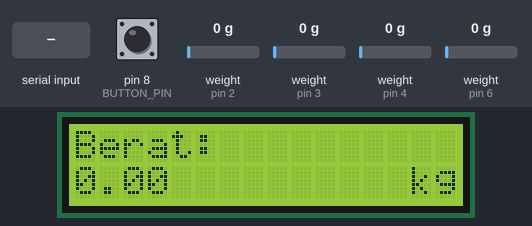
Bench run of a sketch on a simulated Arduino Uno, built with avr-gcc and run on an emulated ATmega328P. Parts: 16×2 character LCD. The inputs (shaded band) are chosen by the test bench; at power-on: pin 8 (BUTTON_PIN) HIGH, weight on the scale (sensors on pin 2, pin 3, pin 4, pin 6) 0 g. What the sketch prints to the serial monitor is not drawn.

Above: at 13.4 s.
13.5 s: pin 8 (BUTTON_PIN) pulled LOW for 0.15 s
At 14.1 s:
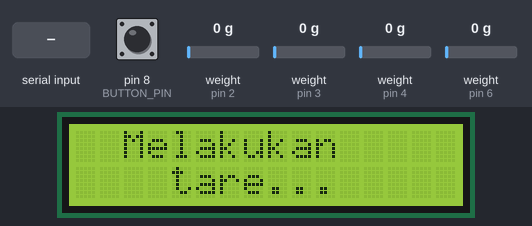
16.6 s: "t" received over Serial
At 19.4 s:
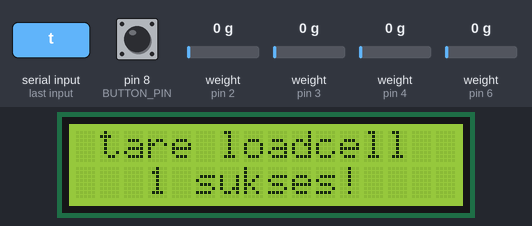
19.6 s: weight on the scale (sensor on pin 2) set to 100 g
22.6 s: weight on the scale (sensor on pin 3) set to 100 g
At 23.4 s:
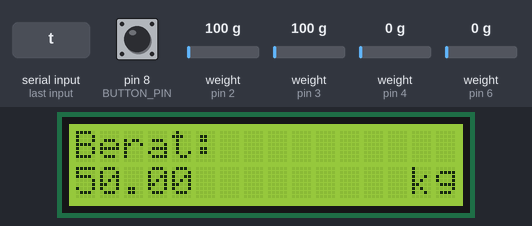
24.3 s: weight on the scale (sensor on pin 4) set to 100 g
At 24.7 s:
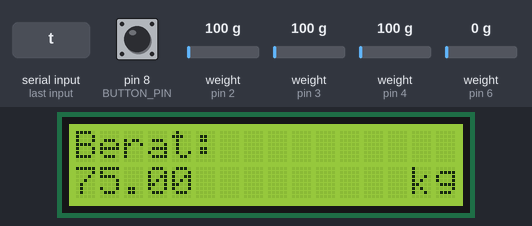
25.9 s: weight on the scale (sensor on pin 6) set to 100 g
At 27.2 s:
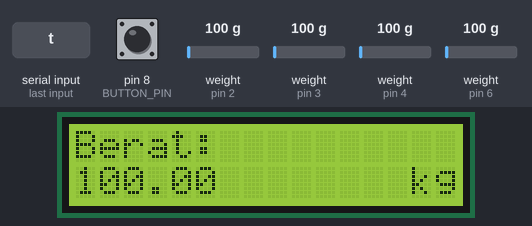
Timing chart, 0 to 28.5 s (numbered marks = the images above; inputs shaded):
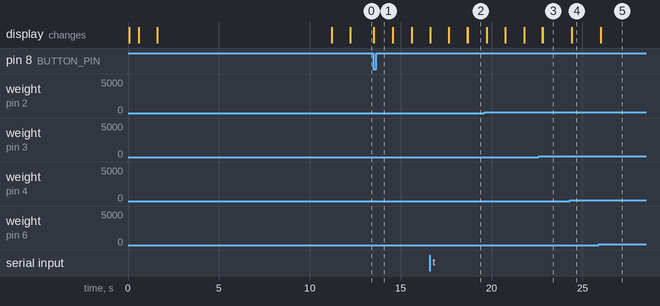

Measured:
- after the input at 13.5 s, the display: changes at once (image 1)
- after the input at 24.3 s, the display: changes after 0.12 s (image 4)
- after the input at 25.9 s, the display: changes after 0.12 s (image 5)

The sketch:

multiple_load_cell_arduino_nano.ino
```cpp
#include <HX711_ADC.h>
#include <LiquidCrystal_I2C.h>
#include <Pushbutton.h>

LiquidCrystal_I2C lcd(0x27, 16, 2);

//Button
#define BUTTON_PIN 8
Pushbutton button(BUTTON_PIN);

// pIN Hx711
const int HX711_dout_1 = 4; //mcu > HX711 no 1 dout pin
const int HX711_sck_1 = 5; //mcu > HX711 sck pin
const int HX711_dout_2 = 2; //mcu > HX711 no 2 dout pin
const int HX711_dout_3 = 6; //mcu > HX711 no 3 dout pin
const int HX711_dout_4 = 3; //mcu > HX711 no 4 dout pin

// PIN HX711 (dout pin, sck pin)
HX711_ADC LoadCell_1(HX711_dout_1, HX711_sck_1); //HX711 1
HX711_ADC LoadCell_2(HX711_dout_2, HX711_sck_1); //HX711 2
HX711_ADC LoadCell_3(HX711_dout_3, HX711_sck_1); //HX711 3
HX711_ADC LoadCell_4(HX711_dout_4, HX711_sck_1); //HX711 3

unsigned long t = 0;

void setup() {
  Serial.begin(57600);
  delay(10);
  Serial.println();
  Serial.println("Starting...");

  // Inisialisasi LCD 16x02
  lcd.init();
  lcd.clear();
  lcd.backlight();
  delay(500);
  lcd.setCursor(4, 0);
  lcd.print("Memulai");
  lcd.setCursor(3, 1);
  lcd.print("Startup...");
  delay(1000);
  lcd.clear();

  float calibrationValue_1;
  float calibrationValue_2;
  float calibrationValue_3;
  float calibrationValue_4;

  // ganti sesuai dengan kalibrasi tiap sensor
  calibrationValue_1 = -870.92;
  calibrationValue_2 = -920.32;
  calibrationValue_3 = -765.57;
  calibrationValue_4 = -784.43;

  // inisialisasi sensor load cell
  LoadCell_1.begin();
  LoadCell_2.begin();
  LoadCell_3.begin();
  LoadCell_4.begin();

  // Menset ke zero dan stabilisasi pembacaan
  unsigned long stabilizingtime = 2000;
  boolean _tare = true;
  byte loadcell_1_rdy = 0;
  byte loadcell_2_rdy = 0;
  byte loadcell_3_rdy = 0;
  byte loadcell_4_rdy = 0;
  while ((loadcell_1_rdy + loadcell_2_rdy + loadcell_3_rdy + + loadcell_4_rdy) < 4) {
    if (!loadcell_1_rdy) loadcell_1_rdy = LoadCell_1.startMultiple(stabilizingtime, _tare);
    if (!loadcell_2_rdy) loadcell_2_rdy = LoadCell_2.startMultiple(stabilizingtime, _tare);
    if (!loadcell_3_rdy) loadcell_3_rdy = LoadCell_3.startMultiple(stabilizingtime, _tare);
    if (!loadcell_4_rdy) loadcell_4_rdy = LoadCell_4.startMultiple(stabilizingtime, _tare);
  }
  if (LoadCell_1.getTareTimeoutFlag() || LoadCell_2.getTareTimeoutFlag() || LoadCell_3.getTareTimeoutFlag() || LoadCell_4.getTareTimeoutFlag()) {
    Serial.println("Waktu habis, cek koneksi MCU>HX711 dan desain pin");
    lcd.clear();
    lcd.setCursor(3, 0);
    lcd.print("Error: cek");
    lcd.setCursor(2, 1);
    lcd.print("wiring HX711!");
    delay(5000);
  }

  // set nilai kalibrasi
  LoadCell_1.setCalFactor(calibrationValue_1);
  LoadCell_2.setCalFactor(calibrationValue_2);
  LoadCell_3.setCalFactor(calibrationValue_3);
  LoadCell_4.setCalFactor(calibrationValue_4);
  Serial.println("Startup selesai");

  // tampilkan pesan pengecekan selesai
  lcd.clear();
  lcd.setCursor(4, 0);
  lcd.print("Startup");
  lcd.setCursor(4, 1);
  lcd.print("selesai");
  delay(1000);
  lcd.clear();
}

void loop() {
  static boolean newDataReady = 0;
  const int serialPrintInterval = 0; //increase value to slow down serial print activity

  if (button.getSingleDebouncedPress()){
    Serial.print("tare...");
    Serial.print("");
    lcd.clear();
    lcd.setCursor(2, 0);
    lcd.print("Melakukan");
    lcd.setCursor(4, 1);
    lcd.print("tare...");
    delay(1000);
    lcd.clear();
    LoadCell_1.tareNoDelay();
    LoadCell_2.tareNoDelay();
    LoadCell_3.tareNoDelay();
    LoadCell_4.tareNoDelay();
  }

  // Cek data baru
  if (LoadCell_1.update()) newDataReady = true;
  LoadCell_2.update();
  LoadCell_3.update();
  LoadCell_4.update();

  // Smoothing data
  if ((newDataReady)) {
    if (millis() > t + serialPrintInterval) {
      float a = LoadCell_1.getData();
      float b = LoadCell_2.getData();
      float c = LoadCell_3.getData();
      float d = LoadCell_4.getData();
      float avg = (a + b + c + d)/4.0;
      Serial.print("Load_cell 1 : ");
      Serial.print(a);
      Serial.print("\tLoad_cell 2 : ");
      Serial.print(b);
      Serial.print("\tLoad_cell 3 : ");
      Serial.print(c);
      Serial.print("\tLoad_cell 4 : ");
      Serial.print(d);
      Serial.print("\tAVG : ");
      Serial.println(avg);

      lcd.setCursor(0, 0);
      lcd.print("Berat: ");
      //avg = max(avg,0.0)
      if (avg <= 0.5) {
        avg = 0.0;
      }

      lcd.setCursor(0, 1);
      lcd.print(String(avg) + "   ");
      lcd.setCursor(14,1);
      lcd.print("kg");

      newDataReady = 0;
      t = millis();
    }
  }

  // kirim perintah 't' di serial command untuk memulai tare:
  if (Serial.available() > 0) {
    char inByte = Serial.read();
    if (inByte == 't') {
      LoadCell_1.tareNoDelay();
      LoadCell_2.tareNoDelay();
      LoadCell_3.tareNoDelay();
      LoadCell_4.tareNoDelay();
    }
  }

  if (LoadCell_1.getTareStatus() == true) {
    Serial.println("Tare load cell 1 complete");
    lcd.clear();
    lcd.setCursor(1, 0);
    lcd.print("tare loadcell");
    lcd.setCursor(3, 1);
    lcd.print("1 sukses!");
    delay(1000);
    lcd.clear();
  }
  if (LoadCell_2.getTareStatus() == true) {
    Serial.println("Tare load cell 2 complete");
    lcd.clear();
    lcd.setCursor(1, 0);
    lcd.print("tare loadcell");
    lcd.setCursor(3, 1);
    lcd.print("2 sukses!");
    delay(1000);
    lcd.clear();
  }
  if (LoadCell_3.getTareStatus() == true) {
    Serial.println("Tare load cell 3 complete");
    lcd.clear();
    lcd.setCursor(1, 0);
    lcd.print("tare loadcell");
    lcd.setCursor(3, 1);
    lcd.print("3 sukses!");
    delay(1000);
    lcd.clear();
  }
  if (LoadCell_4.getTareStatus() == true) {
    Serial.println("Tare load cell 4 complete");
    lcd.clear();
    lcd.setCursor(1, 0);
    lcd.print("tare loadcell");
    lcd.setCursor(3, 1);
    lcd.print("4 sukses!");
    delay(1000);
    lcd.clear();
  }
}
```
